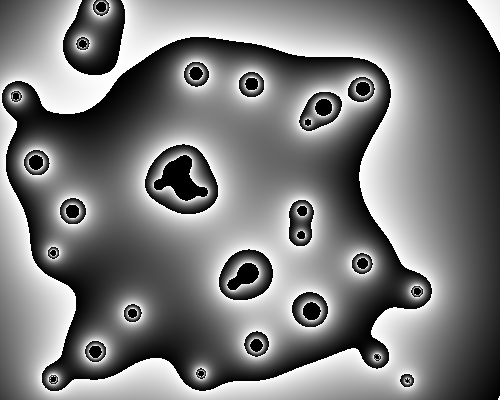
Frame 1 (no input)
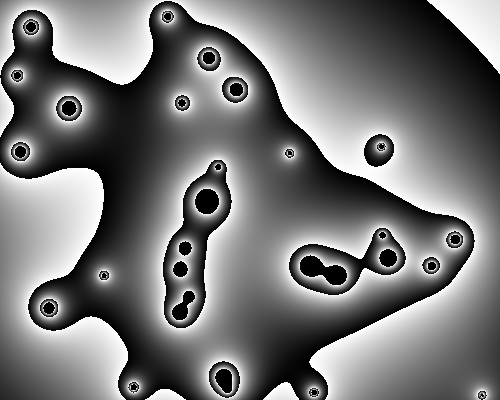
Frame 60 (the mouse pressed at the canvas centre just before this capture)
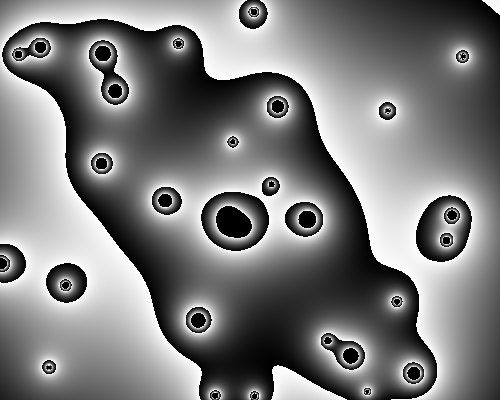
Frame 120 (the mouse held since frame 60 and released just before this capture)

The Processing sketch that drew these frames (run headless with seeded random() and noise(); from frame 60 on, the mouse is pressed at the canvas centre):

// Processing sketch: Metaball_Cells
// ── Metaball_Cells.pde
final int COUNT = 30;
final float SPEED = 3;
final float RAD = 80;
final float THRESH = 60;

Ball[] balls;

void setup()
{
	size(500,400);
	colorMode(HSB);
	balls = new Ball[COUNT];
  for (int i=0; i<COUNT; ++i)
    balls[i] = new Ball();
}

void draw()
{
  for (Ball B : balls) B.update();
	for (int x=0; x<width; ++x)
	{
		for (int y=0; y<height; ++y)
		{
			float d = 0;
			for (Ball B : balls)
			{
			 d += THRESH * B.r / dist(x, y, B.pos.x, B.pos.y);
       //d += THRESH * B.r / protodist(x, y, B.pos.x, B.pos.y);
			}
      set(x, y, color(constrain(d,0,1024)%256));
		}
	}
}

float protodist( float x1, float y1, float x2, float y2)
{
  return (abs(x1-x2)+abs(y1-y2));
}

class Ball
{
	PVector pos;
	PVector vel;
	float r;

	Ball ()
	{
		pos = new PVector(random(width), random(height));
		vel = new PVector(random(SPEED/10, SPEED), 0);
		vel.rotate(random(TWO_PI));
		r = random(RAD/5, RAD);
	}

	void update()
	{
		pos.add(vel);

		if (pos.x > width || pos.x < 0) vel.x *= -1;
		if (pos.y > height || pos.y < 0) vel.y *= -1;
	}

	void show()
	{
		stroke(0);
		noFill();
		ellipse(pos.x, pos.y, r, r);
	}
}
